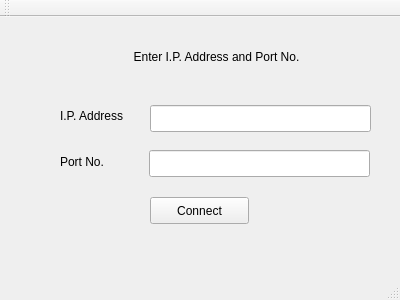
<?xml version="1.0" encoding="UTF-8"?>
<ui version="4.0">
 <class>IPWindow</class>
 <widget class="QMainWindow" name="IPWindow">
  <property name="geometry">
   <rect>
    <x>0</x>
    <y>0</y>
    <width>400</width>
    <height>300</height>
   </rect>
  </property>
  <property name="windowTitle">
   <string>MyDropBox Connection Window</string>
  </property>
  <widget class="QWidget" name="centralWidget">
   <widget class="QLabel" name="ip_label">
    <property name="geometry">
     <rect>
      <x>60</x>
      <y>89</y>
      <width>91</width>
      <height>20</height>
     </rect>
    </property>
    <property name="text">
     <string>I.P. Address</string>
    </property>
   </widget>
   <widget class="QLabel" name="port_label">
    <property name="geometry">
     <rect>
      <x>60</x>
      <y>136</y>
      <width>67</width>
      <height>17</height>
     </rect>
    </property>
    <property name="text">
     <string>Port No.</string>
    </property>
   </widget>
   <widget class="QLineEdit" name="ipaddress">
    <property name="geometry">
     <rect>
      <x>150</x>
      <y>88</y>
      <width>221</width>
      <height>27</height>
     </rect>
    </property>
   </widget>
   <widget class="QLineEdit" name="portno">
    <property name="geometry">
     <rect>
      <x>149</x>
      <y>133</y>
      <width>221</width>
      <height>27</height>
     </rect>
    </property>
   </widget>
   <widget class="QLabel" name="ipmessage">
    <property name="geometry">
     <rect>
      <x>56</x>
      <y>30</y>
      <width>321</width>
      <height>20</height>
     </rect>
    </property>
    <property name="text">
     <string>Enter I.P. Address and Port No.</string>
    </property>
    <property name="alignment">
     <set>Qt::AlignCenter</set>
    </property>
   </widget>
   <widget class="QPushButton" name="connect_button">
    <property name="geometry">
     <rect>
      <x>150</x>
      <y>180</y>
      <width>99</width>
      <height>27</height>
     </rect>
    </property>
    <property name="text">
     <string>Connect</string>
    </property>
   </widget>
   <widget class="QLabel" name="connect_label">
    <property name="geometry">
     <rect>
      <x>100</x>
      <y>60</y>
      <width>231</width>
      <height>20</height>
     </rect>
    </property>
    <property name="text">
     <string/>
    </property>
    <property name="alignment">
     <set>Qt::AlignCenter</set>
    </property>
   </widget>
  </widget>
  <widget class="QMenuBar" name="menuBar">
   <property name="geometry">
    <rect>
     <x>0</x>
     <y>0</y>
     <width>400</width>
     <height>25</height>
    </rect>
   </property>
  </widget>
  <widget class="QToolBar" name="mainToolBar">
   <attribute name="toolBarArea">
    <enum>TopToolBarArea</enum>
   </attribute>
   <attribute name="toolBarBreak">
    <bool>false</bool>
   </attribute>
  </widget>
  <widget class="QStatusBar" name="statusBar"/>
 </widget>
 <layoutdefault spacing="6" margin="11"/>
 <resources/>
 <connections/>
</ui>
